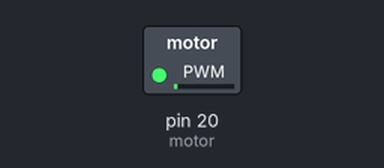
A program run on a simulated MicroPython board. Parts: switched loads named in the program (green lamp = pin HIGH). At 19.4 s the program stops and its outputs stay as they are.

Above: at 0.1 s.
At 5.0 s:
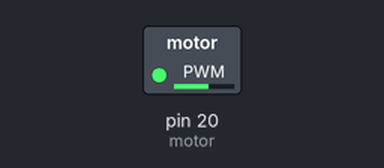
At 8.8 s:
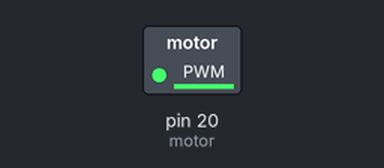
At 17.1 s:
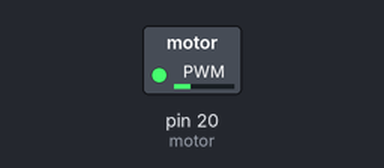
Timing chart, 0 to 20.9 s (numbered marks = the images above):
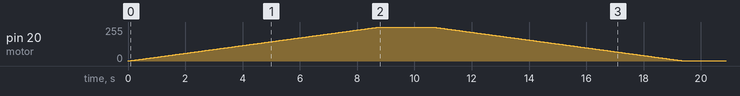

The program:

motor_DC_PWM.py
```python
# mosfet + motor

import machine
import time

motor = machine.PWM(machine.Pin(20))

motor.freq(1000)

for duty in range(65025):
    motor.duty_u16(duty)
    time.sleep(0.0001)
time.sleep(2)
for duty in range(65025,0,-1):
    motor.duty_u16(duty)
    time.sleep(0.0001)
```

Measured:
- by itself, pin 20 (motor): rises from 0/255 to 253/255 in 8.7 s, then falls to 1/255 in 10.7 s
